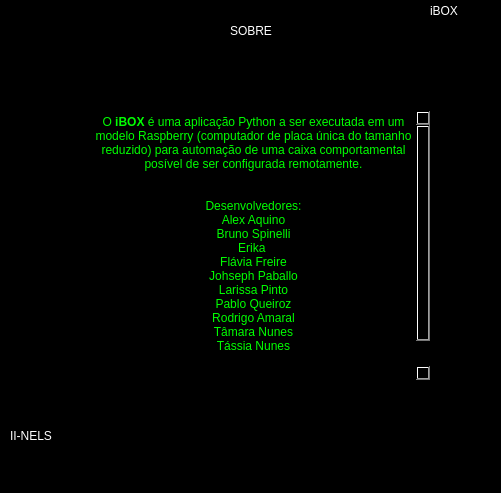
<?xml version="1.0" encoding="UTF-8"?>
<ui version="4.0">
 <class>MainWindow</class>
 <widget class="QMainWindow" name="MainWindow">
  <property name="geometry">
   <rect>
    <x>0</x>
    <y>0</y>
    <width>501</width>
    <height>493</height>
   </rect>
  </property>
  <property name="windowTitle">
   <string>MainWindow</string>
  </property>
  <property name="styleSheet">
   <string notr="true">background-color: rgb(0, 0, 0);</string>
  </property>
  <widget class="QWidget" name="centralwidget">
   <widget class="QLabel" name="label">
    <property name="geometry">
     <rect>
      <x>230</x>
      <y>10</y>
      <width>71</width>
      <height>41</height>
     </rect>
    </property>
    <property name="styleSheet">
     <string notr="true">color: rgb(255, 255, 255);
font: 87 12pt &quot;Arial Black&quot;;</string>
    </property>
    <property name="text">
     <string>SOBRE</string>
    </property>
   </widget>
   <widget class="QTextEdit" name="textEdit">
    <property name="geometry">
     <rect>
      <x>90</x>
      <y>110</y>
      <width>341</width>
      <height>271</height>
     </rect>
    </property>
    <property name="styleSheet">
     <string notr="true">background-color: rgb(0, 0, 0);
color: rgb(255, 255, 255);</string>
    </property>
    <property name="html">
     <string>&lt;!DOCTYPE HTML PUBLIC &quot;-//W3C//DTD HTML 4.0//EN&quot; &quot;http://www.w3.org/TR/REC-html40/strict.dtd&quot;&gt;
&lt;html&gt;&lt;head&gt;&lt;meta name=&quot;qrichtext&quot; content=&quot;1&quot; /&gt;&lt;style type=&quot;text/css&quot;&gt;
p, li { white-space: pre-wrap; }
&lt;/style&gt;&lt;/head&gt;&lt;body style=&quot; font-family:'MS Shell Dlg 2'; font-size:8.25pt; font-weight:400; font-style:normal;&quot;&gt;
&lt;p align=&quot;center&quot; style=&quot; margin-top:0px; margin-bottom:0px; margin-left:0px; margin-right:0px; -qt-block-indent:0; text-indent:0px;&quot;&gt;&lt;span style=&quot; font-family:'-apple-system'; font-size:9pt; color:#00ff00;&quot;&gt;O &lt;/span&gt;&lt;span style=&quot; font-family:'-apple-system'; font-size:9pt; font-weight:600; color:#00ff00;&quot;&gt;iBOX&lt;/span&gt;&lt;span style=&quot; font-family:'-apple-system'; font-size:9pt; color:#00ff00;&quot;&gt; é uma aplicação Python a ser executada em um modelo Raspberry (computador de placa única do tamanho reduzido) para automação de uma caixa comportamental posível de ser configurada remotamente.&lt;br /&gt;&lt;br /&gt;&lt;br /&gt;Desenvolvedores:&lt;br /&gt;Alex Aquino &lt;br /&gt;Bruno Spinelli &lt;br /&gt;Erika &lt;/span&gt;&lt;/p&gt;
&lt;p align=&quot;center&quot; style=&quot; margin-top:0px; margin-bottom:0px; margin-left:0px; margin-right:0px; -qt-block-indent:0; text-indent:0px;&quot;&gt;&lt;span style=&quot; font-family:'-apple-system'; font-size:9pt; color:#00ff00;&quot;&gt;Flávia Freire&lt;/span&gt;&lt;/p&gt;
&lt;p align=&quot;center&quot; style=&quot; margin-top:0px; margin-bottom:0px; margin-left:0px; margin-right:0px; -qt-block-indent:0; text-indent:0px;&quot;&gt;&lt;span style=&quot; font-family:'-apple-system'; font-size:9pt; color:#00ff00;&quot;&gt;Johseph Paballo&lt;br /&gt;Larissa Pinto&lt;br /&gt;Pablo Queiroz&lt;br /&gt;Rodrigo Amaral&lt;br /&gt;Tâmara Nunes&lt;br /&gt;Tássia Nunes&lt;br /&gt;&lt;/span&gt;&lt;/p&gt;
&lt;p align=&quot;center&quot; style=&quot; margin-top:0px; margin-bottom:0px; margin-left:0px; margin-right:0px; -qt-block-indent:0; text-indent:0px;&quot;&gt;&lt;span style=&quot; font-family:'-apple-system'; font-size:9pt; color:#00ff00;&quot;&gt;&lt;br /&gt;Para saber mais, acesse:&lt;br /&gt;&lt;/span&gt;&lt;a href=&quot;https://github.com/iinels-pes-001/icx&quot;&gt;&lt;span style=&quot; font-size:8pt; text-decoration: underline; color:#00ff00;&quot;&gt;GitHub - iBOX&lt;/span&gt;&lt;/a&gt;&lt;/p&gt;&lt;/body&gt;&lt;/html&gt;</string>
    </property>
   </widget>
   <widget class="QLabel" name="label_4">
    <property name="geometry">
     <rect>
      <x>430</x>
      <y>0</y>
      <width>61</width>
      <height>21</height>
     </rect>
    </property>
    <property name="styleSheet">
     <string notr="true">font: 87 16pt &quot;Arial Black&quot;;
color: rgb(255, 255, 255);</string>
    </property>
    <property name="text">
     <string>iBOX</string>
    </property>
   </widget>
   <widget class="QLabel" name="label_6">
    <property name="geometry">
     <rect>
      <x>10</x>
      <y>420</y>
      <width>91</width>
      <height>31</height>
     </rect>
    </property>
    <property name="styleSheet">
     <string notr="true">font: 87 9pt &quot;Arial Black&quot;;
color: rgb(255, 255, 255);</string>
    </property>
    <property name="text">
     <string>II-NELS</string>
    </property>
   </widget>
  </widget>
  <widget class="QMenuBar" name="menubar">
   <property name="geometry">
    <rect>
     <x>0</x>
     <y>0</y>
     <width>501</width>
     <height>21</height>
    </rect>
   </property>
  </widget>
  <widget class="QStatusBar" name="statusbar"/>
 </widget>
 <resources/>
 <connections/>
</ui>
